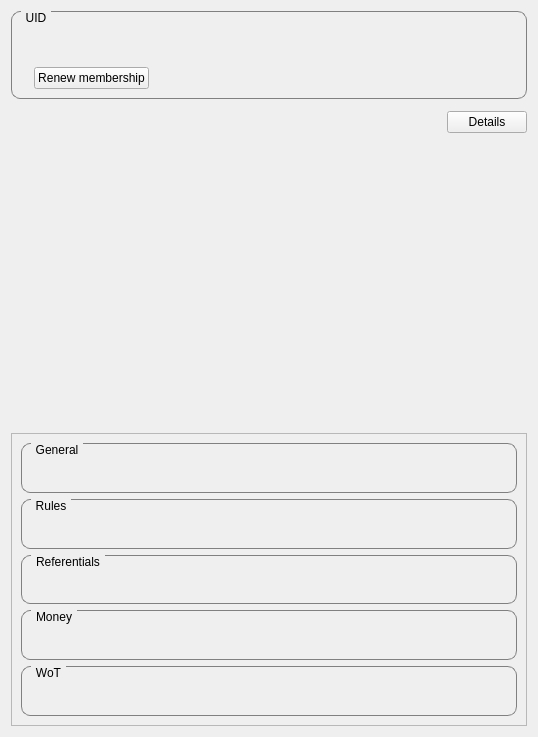
<?xml version="1.0" encoding="UTF-8"?>
<ui version="4.0">
 <class>InformationsWidget</class>
 <widget class="QWidget" name="InformationsWidget">
  <property name="geometry">
   <rect>
    <x>0</x>
    <y>0</y>
    <width>538</width>
    <height>737</height>
   </rect>
  </property>
  <property name="windowTitle">
   <string>Form</string>
  </property>
  <property name="styleSheet">
   <string notr="true">QGroupBox {
    border: 1px solid gray;
    border-radius: 9px;
    margin-top: 0.5em;
}

QGroupBox::title {
    subcontrol-origin: margin;
    left: 10px;
    padding: 0 3px 0 3px;
	font-weight: bold;
}</string>
  </property>
  <layout class="QGridLayout" name="gridLayout">
   <item row="3" column="0">
    <widget class="QScrollArea" name="scrollarea">
     <property name="styleSheet">
      <string notr="true"/>
     </property>
     <property name="widgetResizable">
      <bool>true</bool>
     </property>
     <widget class="QWidget" name="scrollAreaWidgetContents">
      <property name="geometry">
       <rect>
        <x>0</x>
        <y>0</y>
        <width>522</width>
        <height>272</height>
       </rect>
      </property>
      <layout class="QVBoxLayout" name="verticalLayout_5">
       <item>
        <widget class="QGroupBox" name="group_general">
         <property name="styleSheet">
          <string notr="true"/>
         </property>
         <property name="title">
          <string>General</string>
         </property>
         <property name="flat">
          <bool>false</bool>
         </property>
         <layout class="QVBoxLayout" name="verticalLayout_2">
          <item>
           <widget class="QLabel" name="label_general">
            <property name="text">
             <string/>
            </property>
            <property name="scaledContents">
             <bool>false</bool>
            </property>
            <property name="alignment">
             <set>Qt::AlignLeading|Qt::AlignLeft|Qt::AlignTop</set>
            </property>
           </widget>
          </item>
         </layout>
        </widget>
       </item>
       <item>
        <widget class="QGroupBox" name="group_rules">
         <property name="title">
          <string>Rules</string>
         </property>
         <layout class="QVBoxLayout" name="verticalLayout_6">
          <item>
           <widget class="QLabel" name="label_rules">
            <property name="text">
             <string/>
            </property>
            <property name="alignment">
             <set>Qt::AlignLeading|Qt::AlignLeft|Qt::AlignTop</set>
            </property>
           </widget>
          </item>
         </layout>
        </widget>
       </item>
       <item>
        <widget class="QGroupBox" name="group_referentials">
         <property name="title">
          <string>Referentials</string>
         </property>
         <layout class="QGridLayout" name="gridLayout_2">
          <item row="0" column="0">
           <widget class="QLabel" name="label_referentials">
            <property name="text">
             <string/>
            </property>
           </widget>
          </item>
         </layout>
        </widget>
       </item>
       <item>
        <widget class="QGroupBox" name="group_money">
         <property name="title">
          <string>Money</string>
         </property>
         <layout class="QVBoxLayout" name="verticalLayout_3">
          <item>
           <widget class="QLabel" name="label_money">
            <property name="text">
             <string/>
            </property>
            <property name="alignment">
             <set>Qt::AlignLeading|Qt::AlignLeft|Qt::AlignTop</set>
            </property>
           </widget>
          </item>
         </layout>
        </widget>
       </item>
       <item>
        <widget class="QGroupBox" name="group_wot">
         <property name="title">
          <string>WoT</string>
         </property>
         <layout class="QVBoxLayout" name="verticalLayout_4">
          <item>
           <widget class="QLabel" name="label_wot">
            <property name="text">
             <string/>
            </property>
            <property name="alignment">
             <set>Qt::AlignLeading|Qt::AlignLeft|Qt::AlignTop</set>
            </property>
           </widget>
          </item>
         </layout>
        </widget>
       </item>
      </layout>
     </widget>
    </widget>
   </item>
   <item row="1" column="0">
    <layout class="QHBoxLayout" name="horizontalLayout">
     <property name="topMargin">
      <number>6</number>
     </property>
     <item>
      <spacer name="horizontalSpacer">
       <property name="orientation">
        <enum>Qt::Horizontal</enum>
       </property>
       <property name="sizeHint" stdset="0">
        <size>
         <width>40</width>
         <height>20</height>
        </size>
       </property>
      </spacer>
     </item>
     <item>
      <widget class="QPushButton" name="button_details">
       <property name="text">
        <string>Details</string>
       </property>
       <property name="checkable">
        <bool>true</bool>
       </property>
      </widget>
     </item>
    </layout>
   </item>
   <item row="0" column="0">
    <widget class="QGroupBox" name="group_uid_state">
     <property name="title">
      <string>UID</string>
     </property>
     <layout class="QVBoxLayout" name="verticalLayout">
      <item>
       <widget class="QLabel" name="label_currency">
        <property name="text">
         <string/>
        </property>
       </widget>
      </item>
      <item>
       <widget class="QLabel" name="label_identity">
        <property name="text">
         <string/>
        </property>
       </widget>
      </item>
      <item>
       <layout class="QHBoxLayout" name="horizontalLayout_2">
        <property name="topMargin">
         <number>6</number>
        </property>
        <item>
         <widget class="QLabel" name="label_membership">
          <property name="text">
           <string/>
          </property>
         </widget>
        </item>
        <item>
         <widget class="QPushButton" name="button_membership">
          <property name="sizePolicy">
           <sizepolicy hsizetype="Minimum" vsizetype="Maximum">
            <horstretch>0</horstretch>
            <verstretch>0</verstretch>
           </sizepolicy>
          </property>
          <property name="text">
           <string>Renew membership</string>
          </property>
          <property name="icon">
           <iconset resource="../../../../../res/icons/icons.qrc">
            <normaloff>:/icons/renew_membership</normaloff>:/icons/renew_membership</iconset>
          </property>
          <property name="iconSize">
           <size>
            <width>20</width>
            <height>20</height>
           </size>
          </property>
         </widget>
        </item>
        <item>
         <spacer name="horizontalSpacer_2">
          <property name="orientation">
           <enum>Qt::Horizontal</enum>
          </property>
          <property name="sizeHint" stdset="0">
           <size>
            <width>40</width>
            <height>20</height>
           </size>
          </property>
         </spacer>
        </item>
       </layout>
      </item>
     </layout>
    </widget>
   </item>
   <item row="2" column="0">
    <spacer name="verticalSpacer">
     <property name="orientation">
      <enum>Qt::Vertical</enum>
     </property>
     <property name="sizeHint" stdset="0">
      <size>
       <width>20</width>
       <height>40</height>
      </size>
     </property>
    </spacer>
   </item>
  </layout>
 </widget>
 <resources>
  <include location="../../../../../res/icons/icons.qrc"/>
 </resources>
 <connections/>
</ui>
